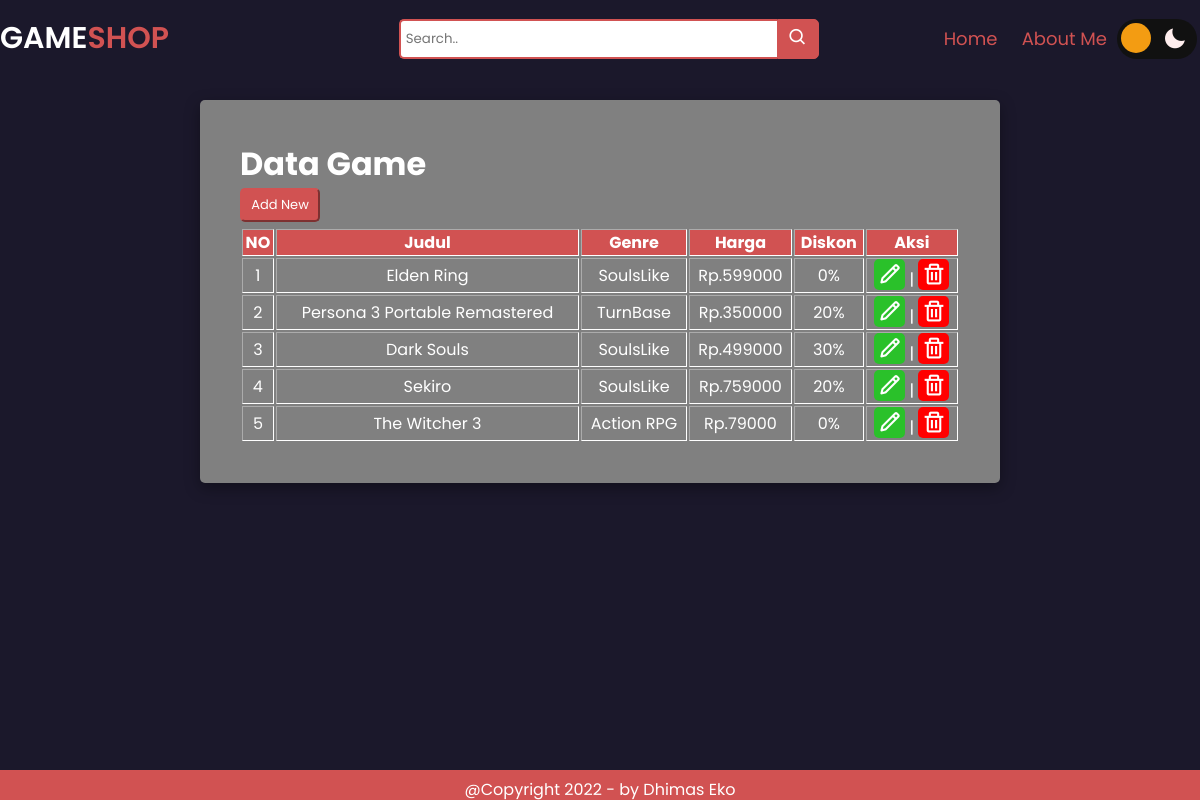
The app's page /menu_crud.php with its own data.
### tables this page shows
CREATE TABLE `game` (
  `id` int(11) NOT NULL,
  `nama_game` varchar(100) NOT NULL,
  `genre` varchar(100) NOT NULL,
  `harga` int(10) NOT NULL,
  `diskon` int(3) NOT NULL
);

### menu_crud.php (the view, shortened to what this page needs)
<?php
require'koneksi.php';
$result = mysqli_query($conn, "SELECT * FROM game");
$game = [];
while ($row = mysqli_fetch_assoc($result)) {
    $game[] = $row;
}
?>
<!DOCTYPE html>
<html lang="en">
<head>
    <link rel="stylesheet" href="style.css">
    <link href='https://unpkg.com/boxicons@2.1.4/css/boxicons.min.css' rel='stylesheet'>
</head>
<body>
    <header id="header">
        <div class="nav container">
            <p href="#" class="logo">Game<span><a >shop</a></span></p>
            <div class="wrap">
                <div class="search">
                   <input type="text" class="searchTerm" placeholder="Search..">
                   <button type="submit" class="searchButton"><i class='bx bx-search'></i></button>
                </div>
            </div>
            <div  class="navigation">
                <a href="index.php">Home</a>
                <a id="me" onclick="popup()"href="#aboutme">About Me</a>
            </div>
            <div class="darkmode">
                <label for="checkbox" class="label">
                    <i class='bx bxs-moon' ></i>
                    <div class="ball"></div>
                </label>
            </div>
        </div>
    </header>
    <div class="add-game">
        <h1>Data Game</h1>
        <a href="tambah.php">
            <button type="button" class="add-new">Add New</button>
        </a>
        <table class="tabel-data" border=1px>
            <tr class="atas">
                <th>NO</th>
                <th>Judul</th>
                <th>Genre</th>
                <th>Harga</th>
                <th>Diskon</th>
                <th>Aksi</th>
            </tr>
            <?php $i = 1; foreach ($game as $gme):?>
            <tr>
                <td><?php echo $i ;?></td>
                <td><?php echo $gme["nama_game"]; ?></td>
                <td><?php echo $gme["genre"] ;?></td>
                <td>Rp.<?php echo $gme["harga"] ;?></td>
                <td><?php echo $gme["diskon"] ;?>%</td>
                <td class="operation"><a href="edit.php?id=<?php echo $gme["id"]; ?>"><i class='bx bx-pencil'></i></i></a>
                | <a href="hapus.php?id=<?php echo $gme["id"]; ?>" onclick = "return confirm('And yakin ingin mengahpus data ini ?')"><i class='bx bx-trash' ></i></a></td>
            </tr>
            <?php $i++; endforeach;?>
        </table>
    </div>
    <div class="footer">
        <p id="footer"><a id="footer1">@Copyright 2022 - by Dhimas Eko</a></p>
    </div>
</body>
</html>

### style.css (style rules this page uses)
* { font-family: 'Poppins', sans-serif; margin: 0; padding: 0; scroll-behavior: smooth; box-sizing: border-box; list-style: none; box-sizing: border-box; }
body { background-color: #1b182b; }
.label { cursor: pointer; background-color: #111; display: flex; margin-left: 20px; margin-right: 23px; align-items: center; justify-content: space-between; border-radius: 50px; padding: 5px; height: 20px; width: 40px; position: relative; transform: scale(2); }
.ball { background-color: #f39c12; position: absolute; width: 15px; height: 15px; top: 2px; left: 2px; border-radius: 50%; transition: transform 0.2s linear; }
.bxs-moon { color: #fee; transition: transform 0.7s linear; font-size: 12px; }
.container { max-width: 1200px; margin: auto; width: 100%; }
header { position: fixed; top: 0; left: 0; width: 100%; background-color: #1b182b; z-index: 1; }
.nav { display: flex; align-items: center; justify-content: center; padding: 16px 0; }
.logo { font-size: 30px; text-decoration: none; font-weight: 600; color: white; text-transform: uppercase; margin: 0 auto 0 0; }
.logo span { color: rgb(209, 82, 82); }
.search { width: 100%; position: relative; display: flex; align-items: center; }
.searchTerm { width: 100%; border: 2px solid rgb(209, 82, 82); border-right: none; padding: 5px; height: 40px; border-radius: 5px 0 0 5px; outline: none; color: #9DBFAF; }
.searchButton { width: auto; height: 40px; padding: 0 10px; border: 1px solid rgb(209, 82, 82); background: rgb(209, 82, 82); text-align: center; color: #fff; border-radius: 0 5px 5px 0; cursor: pointer; font-size: 20px; }
header .wrap { width: 35%; margin: auto; }
header .navigation a { color: rgb(209, 82, 82); text-decoration: none; padding: 0px 10px; font-size: 18px; }
.footer { position: fixed; left: 0; bottom: 0; width: 100%; height: 30px; background-color: rgb(209, 82, 82); color: white; }
.footer p { color: white; text-align: center; margin-top: 7px; margin-bottom: 7px; }
.add-game { margin-top: 90px; max-width: 800px; background: gray; margin: 100px auto; box-shadow: #00000059 0px 5px 15px; padding: 40px; color: white; border-radius: 5px; }
.add-game .operation { text-align: center; }
.add-game .atas { background-color: rgb(209, 82, 82); }
.add-game td { text-align: center; }
.tabel-data { width: 100%; border: white; color: white; }
.bx-pencil { color: white; font-size: 25px; background-color: rgb(42, 193, 42); padding: 3px; border-radius: 5px; text-decoration: none; }
.bx-trash { color: white; font-size: 25px; background-color: red; padding: 3px; border-radius: 5px; text-decoration: none; }
.add-new { justify-items: center; justify-content: center; margin: 0 0 5px; width: 80px; padding: 5px; font-size: 13px; background: rgb(209, 82, 82); color: #fff; border-color: rgb(209, 82, 82); cursor: pointer; border-radius: 5px; }

### records on screen
game: nama_game "Elden Ring", genre "SoulsLike", harga "599000", diskon "0"
game: nama_game "Persona 3 Portable Remastered", genre "TurnBase", harga "350000", diskon "20"
game: nama_game "Dark Souls", genre "SoulsLike", harga "499000", diskon "30"
game: nama_game "Sekiro", genre "SoulsLike", harga "759000", diskon "20"
game: nama_game "The Witcher 3", genre "Action RPG", harga "79000", diskon "0"
